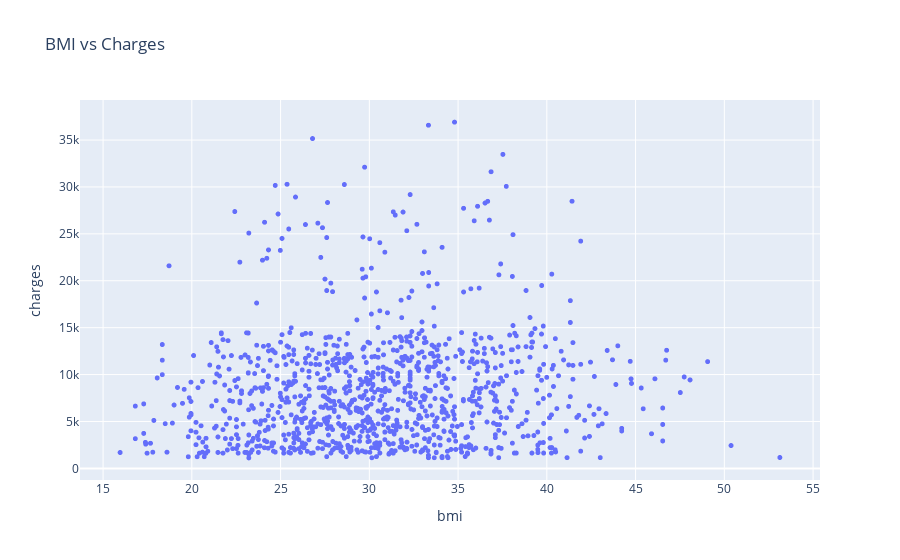

The cell this chart's notebook holds for it:
### Code cell
px.scatter(non_smoker_df, x = 'bmi', y = 'charges', title = 'BMI vs Charges').update_traces(marker_size=5)

### Figure 1 — Plotly figure (JSON) as saved in the notebook; plotly's stock layout.template omitted (floating-point values rounded to 4 significant figures; data arrays with more than 128 entries replaced by an {"elided": "..."} marker saying what was removed)
{"data": [{"hovertemplate": "bmi=%{x}<br>charges=%{y}<extra></extra>", "legendgroup": "", "marker": {"color": "#636efa", "size": 5, "symbol": "circle"}, "mode": "markers", "name": "", "showlegend": false, "type": "scattergl", "x": {"elided": "1064 float values"}, "xaxis": "x", "y": {"elided": "1064 float values"}, "yaxis": "y"}], "layout": {"legend": {"tracegroupgap": 0}, "title": {"text": "BMI vs Charges"}, "xaxis": {"anchor": "y", "domain": [0, 1], "title": {"text": "bmi"}}, "yaxis": {"anchor": "x", "domain": [0, 1], "title": {"text": "charges"}}}}
